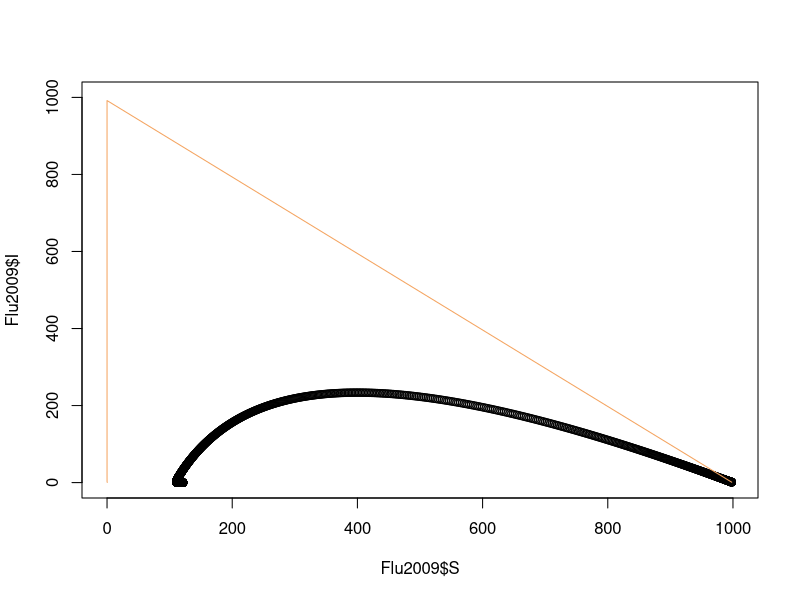
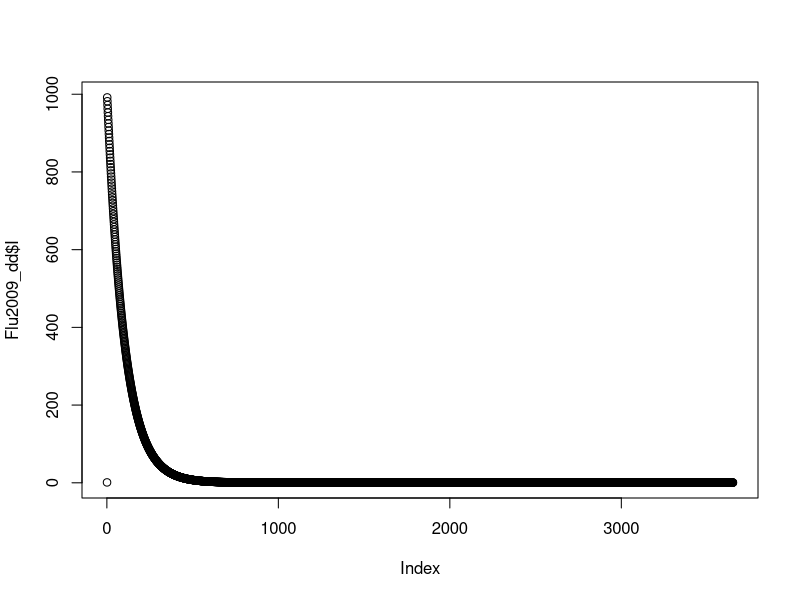

Recreate these plots in R, in order. (Note: this script raises an error after producing the figures.)
library(deSolve)

SIR_model<-function(t, state, parameters) {
  with(as.list(c(state, parameters)),{
    P <- (S+I+R)
    lam<-parameters['beta']*I/P
    
    dS <- mu*P-mu*S-lam*S         
    dI <- lam*S-tau*I-mu*I 
    dR <- tau*I-mu*R
    list(c(dS, dI, dR))}) 
}


initP<-999 
initI<-1 
initR<-0 
initS<-initP-initI-initR
istate <- c(S = initS, I = initI, R = initR)

parameters <- c(
  mu=(1/(50*52*7)),    
  beta=0.25,              
  tau=1/10            
)

R0<-parameters['beta']/
  (parameters['tau']+parameters['mu'])

time_start <- 0
time_stop <- 365 
deltat<- 0.1
tps <- seq(time_start , time_stop , by = deltat)

out <- deSolve::ode(y = istate, times = tps, func = SIR_model, parms = parameters) 

Flu2009<-as.data.frame(out)
# plot(Flu2009)
plot(Flu2009$S,Flu2009$I,ylim = c(0,1000), xlim = c(0,1000))


SIR_model_dd<-function(t, state, parameters) {
  with(as.list(c(state, parameters)),{
    P <- (S+I+R)
    lam<-parameters['beta']*I
    
    dS <- mu*P-mu*S-lam*S         
    dI <- lam*S-tau*I-mu*I 
    dR <- tau*I-mu*R
    list(c(dS, dI, dR))}) 
}
out_dd <- deSolve::ode(y = istate, times = tps, func = SIR_model_dd, parms = parameters) 

Flu2009_dd<-as.data.frame(out_dd)
lines(Flu2009_dd$S,Flu2009_dd$I, col="sandybrown")

plot(Flu2009_dd$I)

################# different parameter sets   #############################################
parameters_pp <- c(
  mu=(1/(50*52*7)),   #### change the values inside this vector
  beta=0.25,              
  tau=1/10            
)
parameters_p <- c(
  mu=(1/(50*52*7)),   #### change the values inside this vector 
  beta=0.25,              
  tau=1/10            
)
parameters_mm <- c(
  mu=(1/(50*52*7)),   #### change the values inside this vector 
  beta=0.25,              
  tau=1/10            
)
parameters_m <- c(
  mu=(1/(50*52*7)),  #### change the values inside this vector  
  beta=0.25,              
  tau=1/10            
)

#################   store different solutions ###############################################

### model solutions with different parameters
out_pp <- deSolve::ode(y = istate, times = tps, func = SIR_model_dd, parms = parameters_pp) 
out_p <- deSolve::ode(y = istate, times = tps, func = SIR_model_dd, parms = parameters_p) 

out_mm <- deSolve::ode(y = istate, times = tps, func = SIR_model_dd, parms = parameters_mm) 
out_m <- deSolve::ode(y = istate, times = tps, func = SIR_model_dd, parms = parameters_m) 

### model solutions with different models
out_interventions <- deSolve::ode(y = istate, times = tps, func = SIR_model_interventios, parms = parameters) 

## model solutions with different models and parameters
out_interventions_pp <- deSolve::ode(y = istate, times = tps, func = SIR_model_interventios, parms = parameters_pp) 


##############  adding lines to plots   ##########################################################

plot(out[,3], ylim=c(0,1000))
plot(out[,3])
